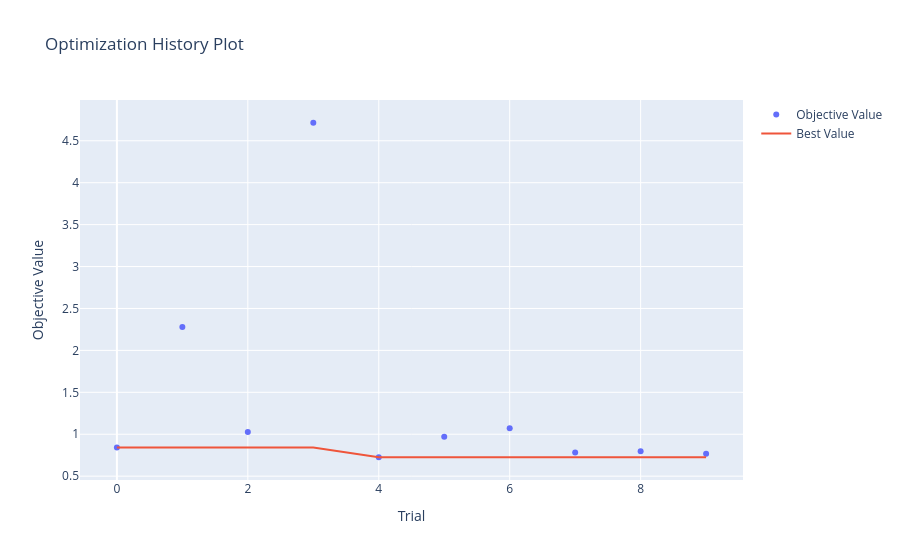

The notebook cell saved with this chart:
### Code cell
optuna.visualization.plot_optimization_history(study)

### Figure 1 — Plotly figure (JSON) as saved in the notebook; plotly's stock layout.template omitted (floating-point values rounded to 4 significant figures)
{"data": [{"mode": "markers", "name": "Objective Value", "type": "scatter", "x": [0, 1, 2, 3, 4, 5, 6, 7, 8, 9], "y": [0.843, 2.278, 1.026, 4.715, 0.7256, 0.9714, 1.073, 0.781, 0.7972, 0.7682]}, {"mode": "lines", "name": "Best Value", "type": "scatter", "x": [0, 1, 2, 3, 4, 5, 6, 7, 8, 9], "y": [0.843, 0.843, 0.843, 0.843, 0.7256, 0.7256, 0.7256, 0.7256, 0.7256, 0.7256]}, {"marker": {"color": "#cccccc"}, "mode": "markers", "name": "Infeasible Trial", "showlegend": false, "type": "scatter", "x": [], "y": []}], "layout": {"title": {"text": "Optimization History Plot"}, "xaxis": {"title": {"text": "Trial"}}, "yaxis": {"title": {"text": "Objective Value"}}}}
